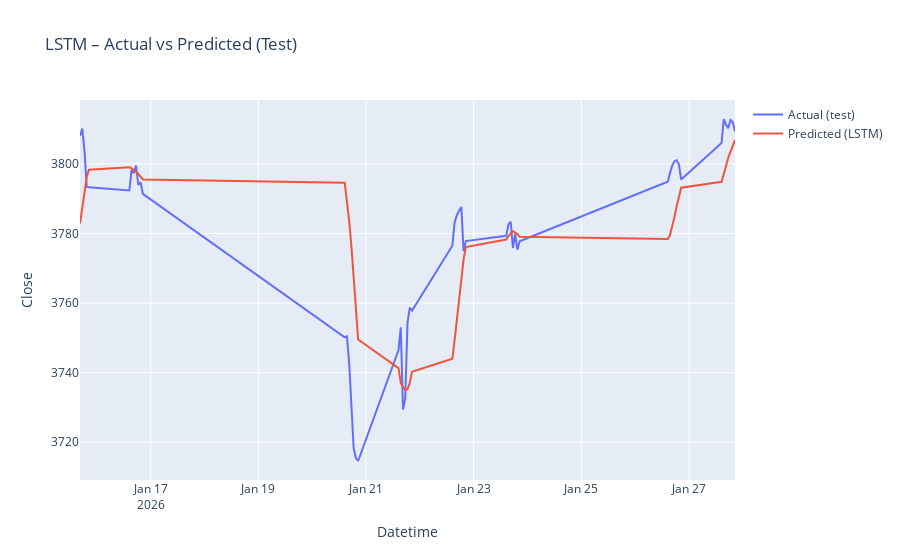

Notebook cell for this chart:
### Code cell
# %% --------------- LSTM PLOT -----------------
fig = go.Figure()
fig.add_trace(go.Scatter(
    x=test_df['Datetime'],
    y=y_test_inv,
    mode='lines',
    name='Actual (test)'
))
fig.add_trace(go.Scatter(
    x=test_df['Datetime'],
    y=y_pred_inv,
    mode='lines',
    name='Predicted (LSTM)'
))
fig.update_layout(
    title="LSTM – Actual vs Predicted (Test)",
    xaxis_title="Datetime",
    yaxis_title="Close"
)
fig.show()
